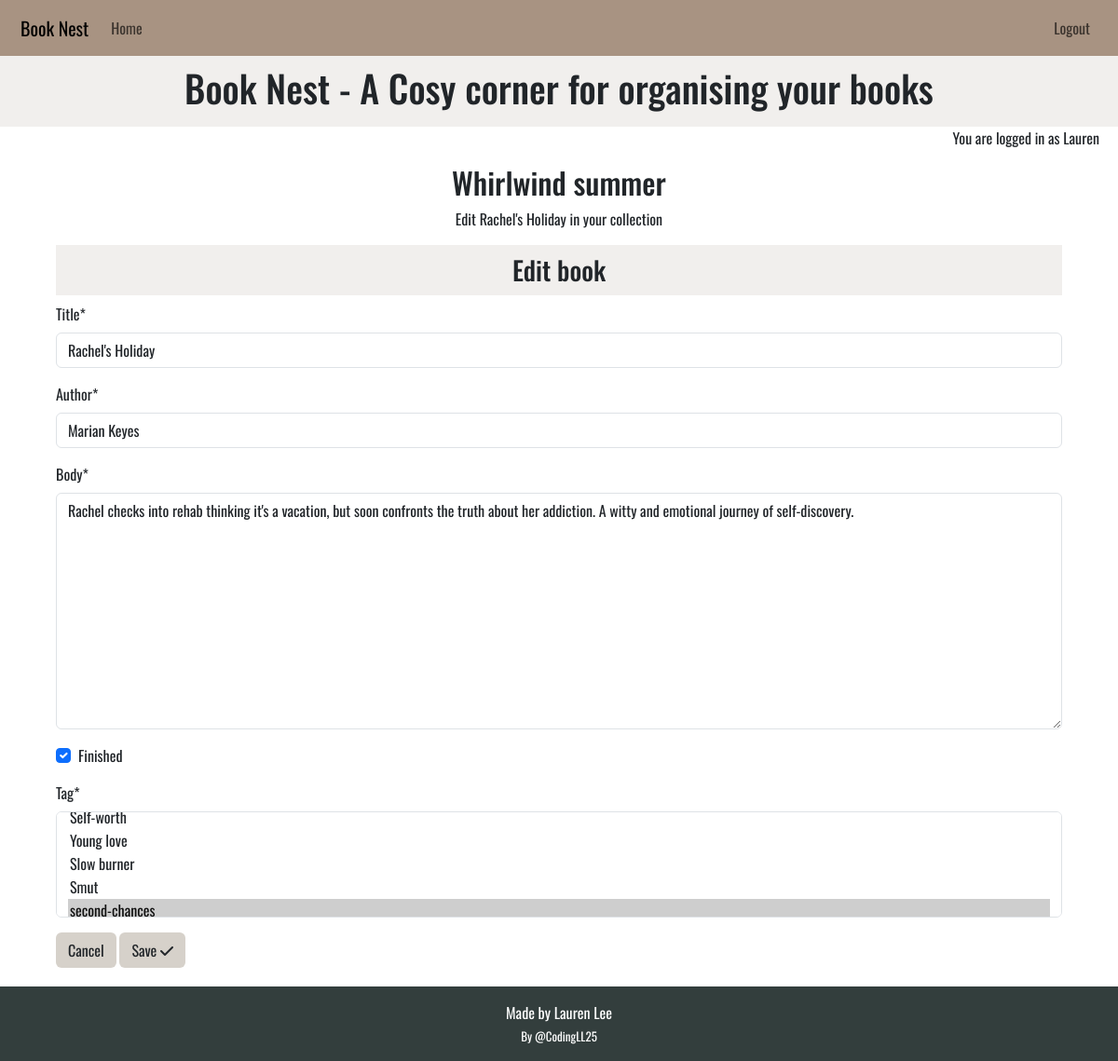
/collection/whirlwind-summer/book/103/edit_book/ (signed in), run on the app's committed database.
### library/models.py (models this page shows, shortened)
class Collection(models.Model):
    THEME_CHOICES = [
        ("romance", "Romance"),
        ("fantasy", "Fantasy"),
        ("mystery", "Mystery"),
        ("historical", "Historical"),
        ("thriller", "Thriller"),
        ("science_fiction", "Science Fiction"),
        ("nonfiction", "Nonfiction"),
        ("young_adult", "Young Adult"),
        ("literary", "Literary Fiction"),
        ("horror", "Horror"),
        ("self_development", "Self Development"),
        ("mixed", "Mixed theme"),
    ]
    name = models.CharField(max_length=100, unique=True, blank=False)
    excerpt = models.TextField(blank=True)
    theme = models.CharField(max_length=50, choices=THEME_CHOICES, default="mixed")
    user = models.ForeignKey(
        User, on_delete=models.CASCADE, related_name="collections", null=True
    )
    slug = models.SlugField(max_length=200, blank=True, unique=True)

class Book(models.Model):
    collection = models.ForeignKey(
        Collection, on_delete=models.CASCADE, related_name="books"
    )
    title = models.CharField(max_length=200, unique=True, blank=False)
    author = models.CharField(max_length=100, blank=False)
    body = models.TextField()
    finished = models.BooleanField(default=False)
    created_on = models.DateTimeField(auto_now_add=True)
    tag = models.ManyToManyField(Tag, related_name="books")

### library/views.py (the view)
@login_required
def edit_book(request, slug, book_id):
    collection = get_object_or_404(Collection, slug=slug)
    book = get_object_or_404(Book, pk=book_id)
    if collection.user != request.user:
        return HttpResponseForbidden(
            "You are not allowed to edit books in this collection."
        )
    if request.method == "POST":
        book_form = BookForm(request.POST, instance=book)
        if book_form.is_valid():
            book = book_form.save(commit=False)
            book.collection = collection
            book.save()
            book_form.save_m2m()
            messages.success(request, "Book has been updated!")
            return redirect("collection_detail", slug=slug)
    else:
        book_form = BookForm(instance=book)
    return render(
        request,
        "library/edit_book.html",
        {
            "book_form": book_form,
            "collection": collection,
            "book": book,
        },
    )

### library/forms.py
class BookForm(forms.ModelForm):
    class Meta:
        model = Book
        fields = ("title", "author", "body", "finished", "tag")

### library/models.py (called while the page is built)
    def __str__(self):
        return self.name

### library/templates/library/edit_book.html (shortened to what this page needs)
{% extends 'base.html' %}
{% load html_filters %}
{% load static %}
{% load crispy_forms_tags %}
{% block content %}
<div class="collection-name">
    <h2>{{ collection.name }}</h2>
    <p> Edit {{ book.title }} in your collection</p>
</div>
<div class="edit-book">
    <h3 class="edit-book heading">Edit book</h3>
    <form method="POST" class="form">
        {{ book_form|crispy }}
        <div class="student__buttons">
            <a href="{% url 'collection_detail' collection.slug %}" aria-label="Go to back to collection page"
                class="btn action-button cancel">Cancel
            </a>
            <button type="submit" class="btn action-button confirm">
                Save <i class="fa-solid fa-check"></i>
            </button>
        </div>
    </form>
</div>
{% endblock %}

### templates/base.html (shortened to what this page needs)
{% load static %}
{% url 'home' as home_url %}
{% url 'account_login' as login_url %}
{% url 'account_signup' as signup_url %}
{% url 'account_logout' as logout_url %}
<!DOCTYPE html>
<html class="h-100" lang="en">
<head>
    <link href="https://cdn.jsdelivr.net/npm/bootstrap@5.3.3/dist/css/bootstrap.min.css" rel="stylesheet"
>
    <link rel="stylesheet" href="{% static 'css/style.css' %}">
</head>
<body class="d-flex flex-column h-100 main-bg">
    <header>
        <nav class="navbar navbar-expand-lg">
            <div class="container-fluid">
                <a class="home-nav navbar-brand" aria-label="Link to the home page" href="{% url 'home' %}">Book
                    Nest</a>
                <div class="collapse navbar-collapse" id="navbarText" aria-label="Link to the home page">
                    <ul class="navbar-nav me-auto mb-2 mb-lg-0">
                        <li class="nav-item">
                            <a class="nav-link {% if request.path == home_url %}active{% endif %}" aria-current="page"
                                href="{% url 'home' %}">Home</a>
                        </li>
                    </ul>
                    <ul class="navbar-nav ms-auto mb-2 mb-lg-0">
                        {% if user.is_authenticated %}
                        <li class="nav-item" aria-label="Link to logout of your account">
                            <a class="nav-link {% if request.path == logout_url %}active{% endif %}" aria-current="page"
                                href="{% url 'account_logout' %}">Logout</a>
                        </li>
                        {% endif %}
                    </ul>
                </div>
            </div>
        </nav>
        <section class="subheadings">
            <div class="heading">
                <h1>Book Nest - A Cosy corner for organising your books</h1>
            </div>
            <span class="account-confirmation">
                {% if user.is_authenticated %}
                <p class="account-text">You are logged in as {{ user }}</p>
                {% else %}
                <p class="account-text">You are not logged in</p>
                {% endif %}
            </span>
        </section>
    </header>
    <main class="flex-shrink-0 main-bg">
        {% block content %}
        {% endblock content %}
    </main>
    <footer class="footer py-3">
        <p class="m-0 text-center">Made by Lauren Lee</p>
        <a class="github" href="https://github.com/CodingLL25" target="_blank"
            aria-label="Link to authors Github Page">By @CodingLL25</a>
    </footer>
</body>
</html>

### static/css/style.css (style rules this page uses)
:root { --primary-font: "Oswald", sans-serif; --primary-color: #333E3D; --secondary-color: rgb(214, 209, 202); --highlight: #A89382; --light-highlight: #D97E47; --bright-highlight: #632a13; --danger: rgb(131, 21, 21); }
body { min-height: 100vh; display: flex; width: 100%; flex-direction: column; font-family: var(--primary-font); margin: 0; overflow-x: hidden; overflow-wrap: anywhere; }
main { flex: 1 0 auto; max-width: 1399px; margin: 0% 5%; position: relative; padding-bottom: 20px; }
.navbar { display: flex; width: 100%; background-color: var(--highlight); padding: 10px; }
.heading, .action-form { background-color: rgba(214, 209, 202, 0.35); padding: 10px; text-align: center; }
.account-text { height: 25px; padding-right: 20px; text-align: right; }
.footer { width: 100%; background-color: var(--primary-color); color: white; text-align: center; }
.github { text-decoration: none; color: white; font-size: small; }
.account-button, .action-button { background-color: var(--secondary-color); cursor: pointer; transition: color 0.2s ease-in-out; }
.collection-name { width: 100%; display: block; text-align: center; }

### data on the page
Collection: name "Whirlwind summer"
Book: title "Rachel's Holiday", author "Marian Keyes", body "Rachel checks into rehab thinking it's a vacation, but soon confronts the truth about her addiction. A witty and emotional journey of self-discovery.", finished "☑"

### other printed values
{{ user }} "Lauren"
